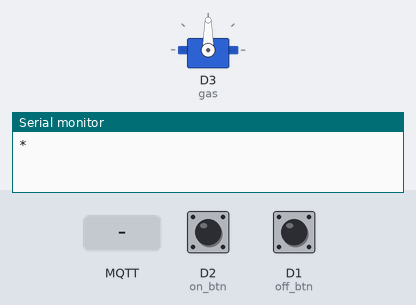
Bench run of a sketch on a simulated ESP8266 (NodeMCU). Shown: servo, the last lines printed to the serial monitor. Inputs (shaded band) come from the test bench; at power-on: D2 (on_btn) HIGH, D1 (off_btn) HIGH. WiFi joins after 1.5 s; servers stay silent unless stated; no MQTT or app messages arrive unless stated.

Above: at 1.2 s.
1.3 s: D2 (on_btn) pulled LOW for 0.15 s
At 2.1 s:
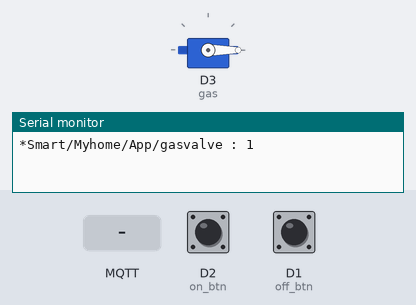
2.9 s: MQTT message "0" arrives on the first subscribed topic
At 3.3 s:
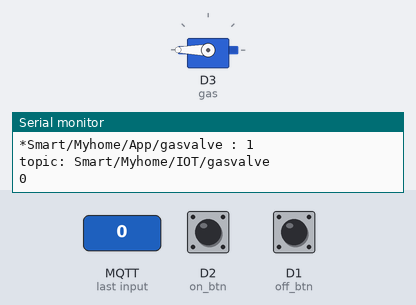
4.4 s: MQTT message "1" arrives on the first subscribed topic
At 5.6 s:
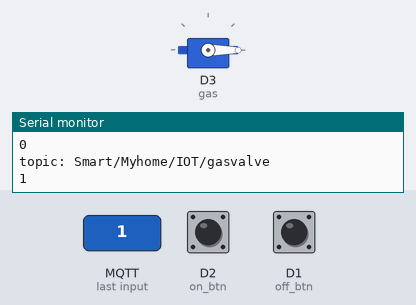
5.9 s: MQTT message "on" arrives on the first subscribed topic
At 6.8 s:
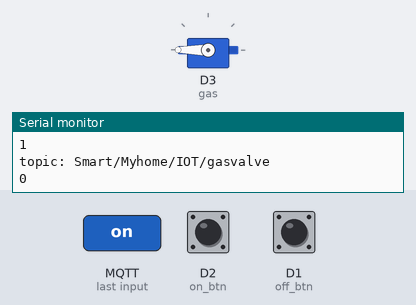
Timing chart, 0 to 8.4 s (numbered marks = the images above; inputs shaded):
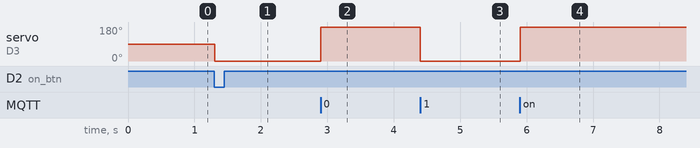

The sketch:

IOT_GasValve.ino
```cpp
// Phi_PublisherBasic.ino
#include <ESP8266WiFi.h>                 //와이파이 연결용 라이브러리를 불러옴
#include <PubSubClient.h>                //MQTT용 라이브러리를 불러옴
#include <Servo.h>
const char* ssid = "MyHome_2G";          //와이파이 이름
const char* password = "lovejy0101!";    //와이파이 비밀번호
const char* userId = "gasvalve";           //유저 아이디
const char* userPw = "040831";           //유저 비밀번호(브로커)
const char* clientId = userId;           //클라이언트 아이디 = 유저 아이디
char* topic_g = "Smart/Myhome/IOT/gasvalve";      //sub_pub 할 때 사용할 토픽명
char* topic_Appg = "Smart/Myhome/App/gasvalve";      //sub_pub 할 때 사용할 토픽명
char* server = "192.168.45.197";         //MQTT broker IP 메인 컴퓨터의 어드래스
char messageBuf[100];                    //메시지를 받기 위해 길이 선언
int on_btn = D2;
int off_btn = D1;
Servo gas;

void callback(char* topic, byte* payload, unsigned int length) {    //콜백 함수로 토픽의 이름, 들어오는 값, 값의 길이를 받음
  Serial.println("topic: " + String(topic));     //토픽명을 출력
  strncpy(messageBuf, (char*)payload, length);                      //messageBuf안에 토픽으로 들어오는 값(payload)을 값의 길이만큼 집어넣음
  messageBuf[length] = '\0';                                        //문자열의 길이 끝에 '\0'(null)을 넣어 문자열의 끝을 알려줌
  String strmsg = String(messageBuf);                               //messageBuf를 아두이노의 string으로 선언
  if(String(topic) == topic_g){
    if(strmsg.toInt() == 1){
      gas.write(0);
    }
    else if(strmsg.toInt() == 0){
      gas.write(180);
    }}
  Serial.println(strmsg.toInt());
}

WiFiClient wifiClient;
PubSubClient client(server, 1883, callback, wifiClient);

void setup() {
  pinMode(on_btn, INPUT_PULLUP);
  pinMode(off_btn, INPUT_PULLUP);
  gas.attach(D3);
  Serial.begin(9600);
  WiFi.begin(ssid, password);                                   //와이파이 연결
  for(int i = 0; i < 15; i++){
    client.connect(clientId, userId, userPw);
    Serial.print("*");
    if(client.connected()){
      break;
    }delay(500);}
  client.subscribe(topic_g);
 }

void Pub_msg(String pub_value){
  char buf[20] = {0};
  pub_value.toCharArray(buf, pub_value.length()+1);
  Serial.println(String(topic_Appg) + " : " + buf);
  client.publish(topic_Appg, buf);
}

void loop() {
  if (millis()%(1000*60*1) == 0){
    if (!client.connected()) {
      Serial.println("reco");
      client.connect(clientId, userId, userPw);
      client.subscribe(topic_g);
    }
  }
  if (millis()%100){
    client.loop();  //client라는 변수를 계속 반복함(callback함수 반복)
    if(digitalRead(on_btn) == LOW){
      digitalWrite(LED_BUILTIN, HIGH);
      gas.write(0);
      Pub_msg("1");
      delay(300);
    }
    else if(digitalRead(off_btn) == LOW){
      digitalWrite(LED_BUILTIN, HIGH);
      gas.write(180);
      Pub_msg("0");
      delay(300);
    }
  }
 }
```

Measured:
- after the input at 1.3 s, servo on D3 (gas): 90° → 0° at once
- after the input at 2.9 s, servo on D3 (gas): 0° → 180° at once
- after the input at 4.4 s, servo on D3 (gas): 180° → 0° at once
- after the input at 5.9 s, servo on D3 (gas): 0° → 180° at once
